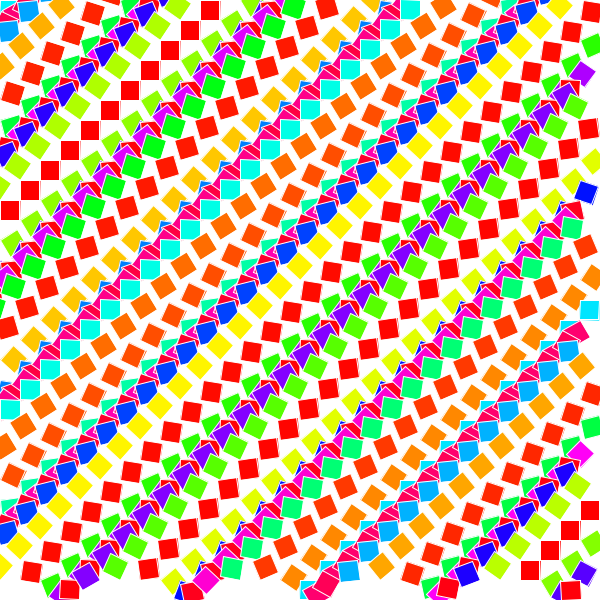
Frame 1 (no input)
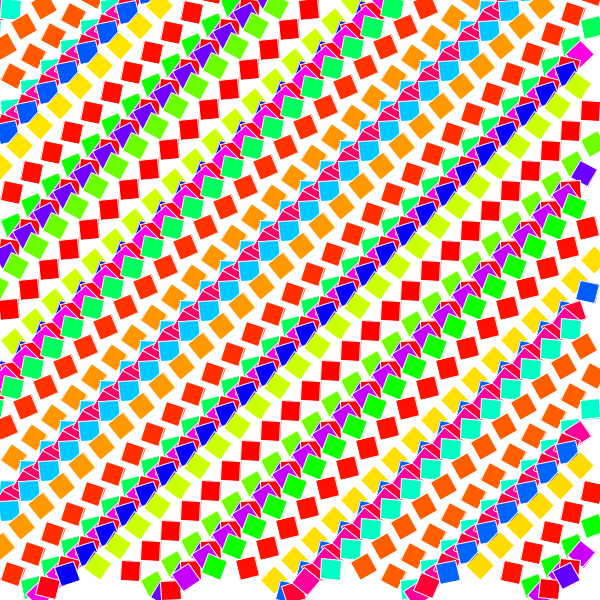
Frame 60 (the mouse pressed at the canvas centre just before this capture)
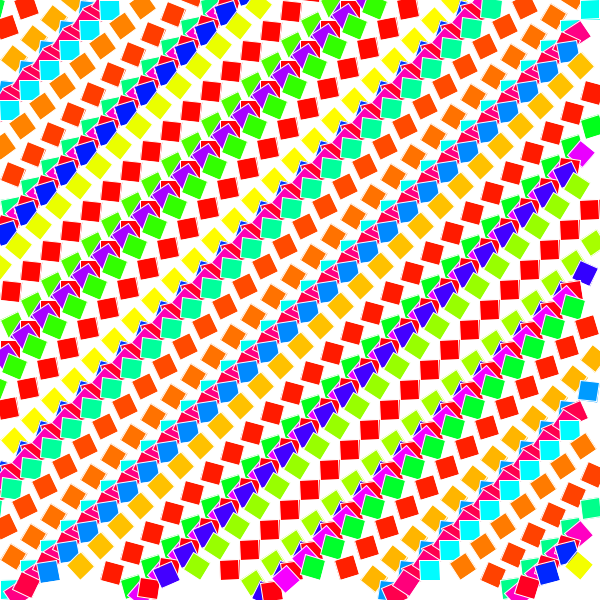
Frame 120 (the mouse held since frame 60 and released just before this capture)

The Processing sketch that drew these frames (run headless with seeded random() and noise(); from frame 60 on, the mouse is pressed at the canvas centre):

// Processing sketch: processing_173398
// ── processing_173398.pde

Cell[][] grid; 

// Number of columns and rows in the grid
int cols = 30;
int rows = 30;

void setup() {
  size(600,600);
  colorMode(HSB);
  grid = new Cell[cols][rows];
  
  // The counter variables i and j are also the column and row numbers
  // In this example, they are used as arguments to the constructor for each object in the grid.
  for (int i = 0; i < cols; i ++ ) {
    for (int j = 0; j < rows; j ++ ) {
      // Initialize each object
      grid[i][j] = new Cell(i*20,j*20,20,20,i + j);
    }
  }
}

void draw() {
  background(255);
  for (int i = 0; i < cols; i ++ ) {     
    for (int j = 0; j < rows; j ++ ) {
      // Oscillate and display each object
      grid[i][j].oscillate();
      grid[i][j].display();
    }
  }
}

class Cell {

  // A cell object knows about its location in the grid as well as its size with the variables x, y, w, h.
  float x,y;   // x,y location
  float w,h;   // width and height
  float angle; // angle for oscillating brightness
  
  // Cell Constructor
  Cell(float tempX, float tempY, float tempW, float tempH, float tempAngle) {
    x = tempX;
    y = tempY;
    w = tempW;
    h = tempH;
    angle = tempAngle;
  }
  
  // Oscillation means increase angle
  void oscillate() {
    angle += 0.02;
  }
  
  void display() {
    stroke(255);
    // Color calculated using sine wave
    fill(127 + 127*sin(angle),255,255);
    pushMatrix();
    translate(x,y);
    rotate(angle);
    rect(0,0,w,h);
    popMatrix();
  }
}
